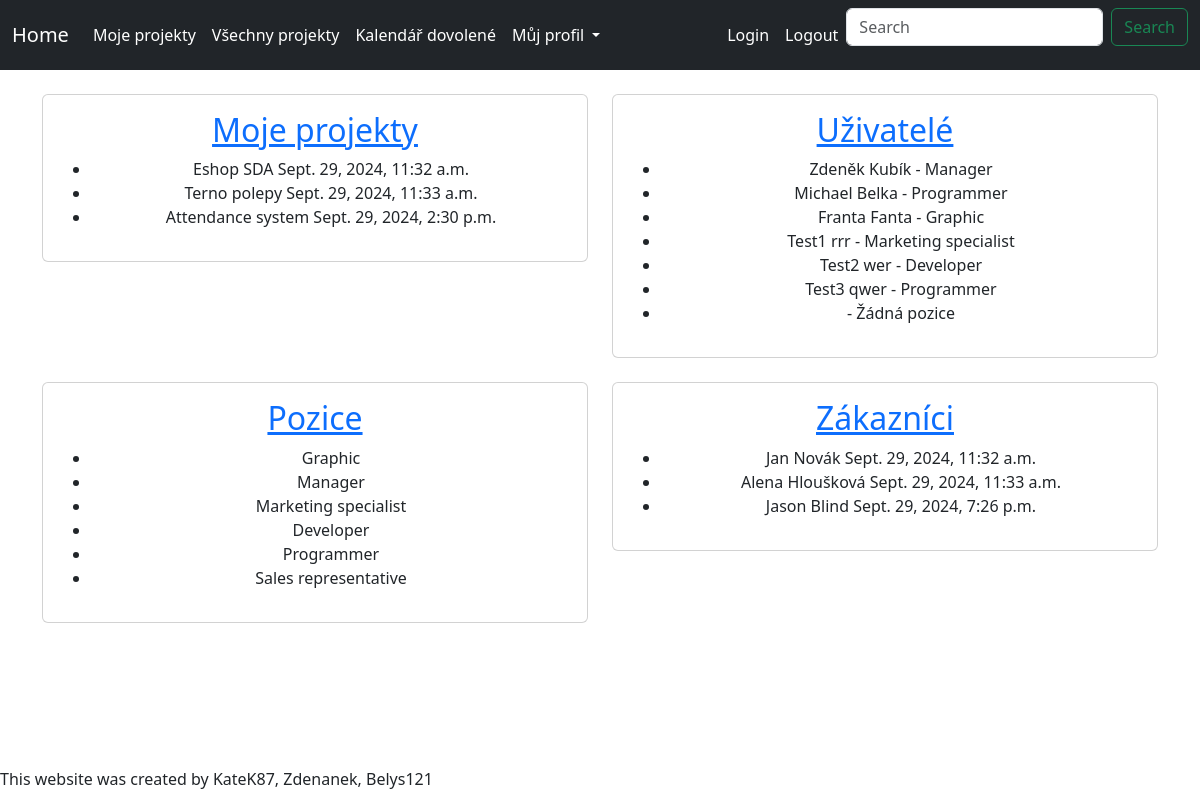
The app's page /, older data.
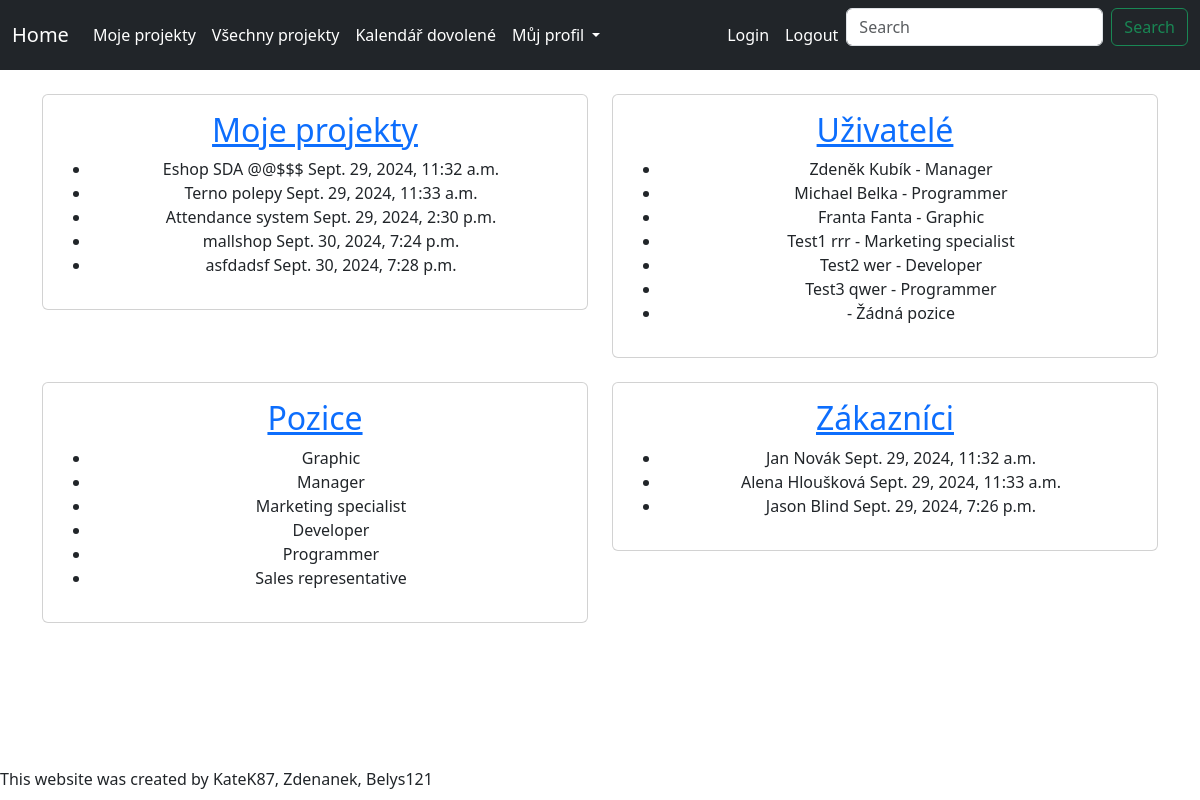
The same page, newer data.
### viewer/models.py (models this page shows, shortened)
class Contract(Model):
    contract_name = CharField(max_length=100)
    created = DateTimeField(auto_now_add=True)
    user = ForeignKey(User, on_delete=DO_NOTHING, default=1)    #TODO nevyplněno? výchozí user?
    customer = ForeignKey(Customer, on_delete=DO_NOTHING, default=1)    #TODO
    status_choices = [("0","V procesu"), ("1","Dokončeno"), ("2","Zrušeno")]
    status = CharField(max_length=64, choices=status_choices, default=status_choices[0])

class UserProfile(models.Model):
    user = models.OneToOneField(User, on_delete=models.CASCADE)
    position = models.ForeignKey(Position, on_delete=models.SET_NULL, null=True, blank=True)

class Position(models.Model):
    name = models.CharField(max_length=50)

class Customer(Model):
    first_name = CharField(max_length=50)
    last_name = CharField(max_length=50)
    created = DateTimeField(auto_now_add=True)
    phone_number = CharField(max_length=16, default="123456789")
    email_address = EmailField(max_length=128, default="jan@novak.cz")

### viewer/views.py (the view)
# urls.py: path('', homepage, name='homepage'),
def homepage(request):
    users = User.objects.all()
    contracts = Contract.objects.all()
    positions = Position.objects.all()
    customers = Customer.objects.all()
    context = {
        'users': users,
        'contracts': contracts,
        'positions': positions,
        'customers': customers
    }
    return render(request, 'homepage.html', context)

### viewer/templates/homepage.html (shortened to what this page needs)
{% load static %}
<html {% if LANGUAGE_CODE %}lang="{{ LANGUAGE_CODE }}" {% endif %}>
<head>
    <link rel="stylesheet" href="{% static 'style.css' %}">
    <link href="https://cdn.jsdelivr.net/npm/bootstrap@5.3.0/dist/css/bootstrap.min.css" rel="stylesheet">
</head>
<body>
    <nav class="navbar navbar-expand-lg navbar-dark bg-dark">
        <div class="container-fluid">
            <a class="navbar-brand" href="{% url 'homepage' %}">Home</a>
            <div class="collapse navbar-collapse" id="navbarSupportedContent">
                <ul class="navbar-nav me-auto mb-2 mb-lg-0">
                    <li class="nav-item">
                        <a class="nav-link" href="{% url 'navbar_contracts' %}">Moje projekty</a>
                    </li>
                    <li class="nav-item">
                        <a class="nav-link" href="{% url 'navbar_contracts_all' %}">Všechny projekty</a>
                    </li>
                    <li class="nav-item">
                        <a class="nav-link" href="{% url 'homepage' %}">Kalendář dovolené</a>
                    </li>
                    <li class="nav-item dropdown">
                        <a class="nav-link dropdown-toggle" href="#" role="button" data-bs-toggle="dropdown" aria-expanded="false">
                            Můj profil
                        </a>
                    </li>
                </ul>
                <ul class="navbar-nav mb-2 mb-lg-0">
                    <li class="nav-item">
                        <a class="nav-link" href="{% url 'login' %}">Login</a>
                    </li>
                </ul>
                <ul class="navbar-nav mb-2 mb-lg-0">
                    <li class="nav-item">
                        <a class="nav-link" href="{% url 'login' %}">Logout</a>
                    </li>
                </ul>
                <form class="d-flex" role="search">
                    <input class="form-control me-2" type="search" placeholder="Search" aria-label="Search">
                    <button class="btn btn-outline-success" type="submit">Search</button>
                </form>
            </div>
        </div>
    </nav>
    <div class="container mt-4">
        <div class="row">
            <div class="col-md-6">
                <div class="card text-center">
                    <div class="card-body">
                        {% include 'contracts_homepage.html' %}
                    </div>
                </div>
            </div>
            <div class="col-md-6">
                <div class="card text-center">
                    <div class="card-body">
                        {% include 'users.html' %}
                    </div>
                </div>
            </div>
        </div>
        <div class="row mt-4">
            <div class="col-md-6">
                <div class="card text-center">
                    <div class="card-body">
                        {% include 'positions.html' %}
                    </div>
                </div>
            </div>
            <div class="col-md-6">
                <div class="card text-center">
                    <div class="card-body">
                        {% include 'customers.html' %}
                    </div>
                </div>
            </div>
        </div>
    </div>
    <br>
    <br>
    <br>
    <br>
    <br>
    <br>
    {% block scripts %}
     This website was created by KateK87, Zdenanek, Belys121
    {% endblock %}
</body>
</html>

### viewer/templates/contracts_homepage.html
<a href="{% url 'navbar_contracts' %}"><h2>Moje projekty</h2></a>
<ul>
    {% for contract in contracts %}
        <li>{{ contract.contract_name }} {{ contract.created }}</li>
    {% endfor %}
</ul>

### viewer/templates/users.html
<a href="{% url 'user_list' %}"><h2>Uživatelé</h2></a>
<ul>
    {% for user in users %}
        <li>
            {{ user.first_name }} {{ user.last_name }} -
            {% if user.userprofile.position %}
                {{ user.userprofile.position.name }}
            {% else %}
                Žádná pozice
            {% endif %}
        </li>
    {% endfor %}
</ul>

### viewer/templates/positions.html
<a href="{% url 'position_list' %}"><h2>Pozice</h2></a>
<ul>
    {% for position in positions %}
        <li>{{ position.name }}</li>
    {% empty %}
        <li>Žádné pozice nenalezeny.</li>
    {% endfor %}
</ul>

### viewer/templates/customers.html
<a href="{% url 'customer_list' %}"><h2>Zákazníci</h2></a>
<ul>
    {% for customer in customers %}
        <li>{{ customer.first_name }} {{ customer.last_name }} {{ customer.created }}</li>
    {% endfor %}
</ul>

Row changes from the older to the newer data that the page shows:
changed Contract: contract_name "Eshop SDA" → "Eshop SDA @@$$$"
added Contract: contract_name "mallshop", created "Sept. 30, 2024, 7:24 p.m."
added Contract: contract_name "asfdadsf", created "Sept. 30, 2024, 7:28 p.m."
